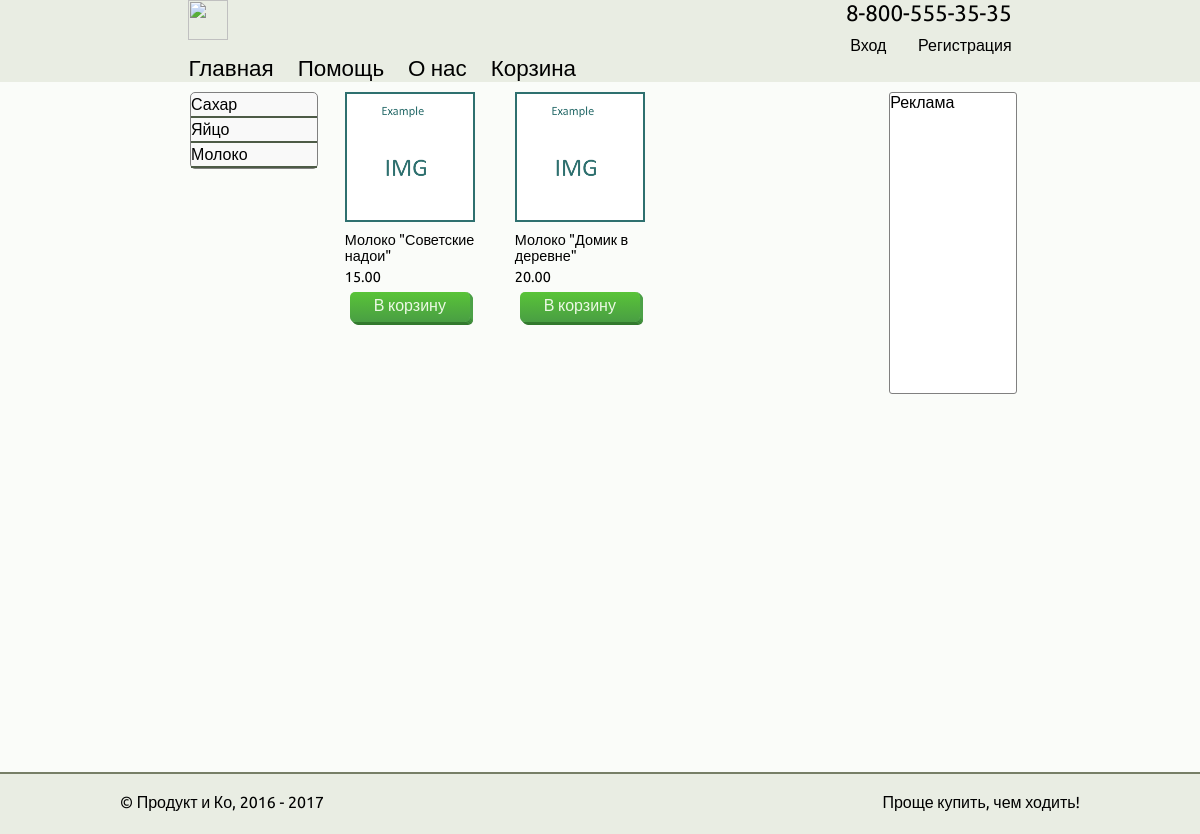
Page /cat.php?catid=milk on the committed database.
### tables this page shows
CREATE TABLE `categories` (
  `id` int(11) NOT NULL,
  `name` varchar(100) NOT NULL,
  `cat_id` varchar(100) NOT NULL
);

CREATE TABLE `products` (
  `id` int(100) NOT NULL,
  `name` varchar(100) NOT NULL,
  `price` decimal(8,2) NOT NULL,
  `description` text NOT NULL,
  `image` varchar(100) NOT NULL,
  `category` varchar(100) NOT NULL
);

### functions_db.php (called while the page is built, shortened)
<?php
     function db_connect()
     {
        $host = 'localhost';
        $user = 'root';
        $password = 'Lemniskata 01';
        $db='shop';
        $connection = mysql_connect($host,$user,$password);
        return $connection;
     }
     function db_result_to_array($result)
     {
        $count=0;
        $res_array = array();
        while($row = mysql_fetch_array($result))
        {
            $res_array[$count]=$row;
            $count++;
        }
        return $res_array;
     }
    function get_cat()
     {
        $query = "SELECT * FROM categories ORDER BY id DESC";
        $result = mysql_query($query);
        $result1 = db_result_to_array($result);
        return $result1;
     }
     function get_cat_products($cat)
     {
        $query = "SELECT * FROM products WHERE category='$cat' ORDER BY id DESC";
        $result = mysql_query($query);
        $result1 = db_result_to_array($result);
        return $result1;
     }
?>

### cat.php (the view)
<?include 'functions_db.php';?>
<html>
	<head>
		<? require_once "blocks/head.php"; ?>
	</head>
	<header>
		<? require_once "blocks/header.php"; ?>
	</header>
	<body>
		<div class="wrapper">
			<div class="left">
                <?
                  $categories = get_cat();
                  foreach($categories as $item):
                ?>
			     <a href="cat.php ? catid=<?php echo $item['cat_id'] ?>"><?php echo $item['name'] ?></a>
                <?endforeach?>
			</div>
            <div class="center">
            <?
                $cat = $_GET['catid'];
                $products = get_cat_products($cat);
                foreach($products as $item):?>
				<div class="product">
					<a href="product.php ? id=<?php echo $item['id'] ?> ">
						<img src="./img/<?php echo $item['image'] ?>">
						<div class="name">
						<a href="#"><?php echo $item['name']?></a>
						</div>
                        <div class="price">
						<a href="#"><?php echo $item['price']?></a>
						</div>
					</a>
					<a href="add_to_cart_cat.php?catid=<?php echo $item['category'] ?>" onClick="">
					<div class="But_AddProd">
						<div class="text">
							В корзину
						</div>
					</div>
					</a>
				</div>
                <?endforeach;?>
			</div>
			<div class="right">
				Реклама
			</div>
		</div>
	</body>
	<footer>
		<? require_once "blocks/footer.php"; ?>
	</footer>
</html>

### css/styles.css (style rules this page uses)
* { margin: 0; padding: 0; text-decoration: none; width: 100%; height: 100%; font-family: 'Ubuntu', sans-serif; z-index:1; }
header { width:98%; padding-left: 1%; padding-right: 1%; background: #e9ede3; height: auto; }
a { text-decoration:none; color: black; }
body { background: #fafcf9; }
.wrapper { height: 85%; width: 70%; margin-left: 15%; margin-right: 15%; margin-top: 10px; background: #fafcf9; }
.wrapper .left { height: auto; width: 15%; background: #F9F9F9; margin-left: 10px; float: left; border: 1px solid gray; border-radius: 5px; z-index: 2; }
.wrapper .left a { height: auto; width: 100%; padding-top: 2px; padding-bottom: 2px; float: left; border-bottom: 2px solid #4d5b46; z-index: 1; }
.wrapper .center { height: auto; width: 64%; background: #fafcf9; float: left; margin-left: 2%; }
.wrapper .center .product { width: 150px; height: auto; background: #fafcf9; transition: 0.3s; float: left; margin-right: 20px; margin-bottom: 20px; }
.wrapper .center .product .But_AddProd { background: #59c438; border-radius: 5px; margin-left: 10%; margin-bottom:10px; width: 80%; float:left; height: 30px; Color: #ecf9e5; margin-top: 7px; background: linear-gradient(to top, #499e43, #59c438); box-shadow: 1px 0px rgb(77,163,73), 1px 1px rgb(51,122,47), 2px 1px rgb(76,162,72), 2px 2px rgb(50,121,46), 3px 2px rgb(75,161,71), 3px 3px rgb(49,120,45); }
.wrapper .center .product .But_AddProd .text { text-align:center; padding-top: 4px; }
.wrapper .center .product img { width: 130px; height: 130px; margin-left: 10px; margin-right: 10px; float:left; }
.wrapper .center .product .name { height: auto; margin-top: 10px; margin-left: 10px; text-align:left; font-size:0.9em; float:left; }
.wrapper .center .product .price { height: auto; margin-left: 10px; font-size:0.9em; float:left; }
.wrapper .right { width: 15%; height: auto; background: cyan; float: left; margin-left: 2%; border: 1px solid gray; border-radius: 10px 0px 10px 0px; }
.price { width:15%; height: auto; padding-top: 5px; float:left; }
footer { border-top: 2px solid #777f67; float:left; width:100%; height: 60px; background:#e9ede3; }
.wrapper .right { width: 15%; height: 300px; background: white; float: left; margin-left: 2%; border: 1px solid gray; border-radius: 3px 3px 3px 3px; }

### rows in the picture
categories: name "Сахар"
categories: name "Яйцо"
categories: name "Молоко"
products: image (picture), name "Молоко \"Советские надои\"", price "15.00"
products: image (picture), name "Молоко \"Домик в деревне\"", price "20.00"
